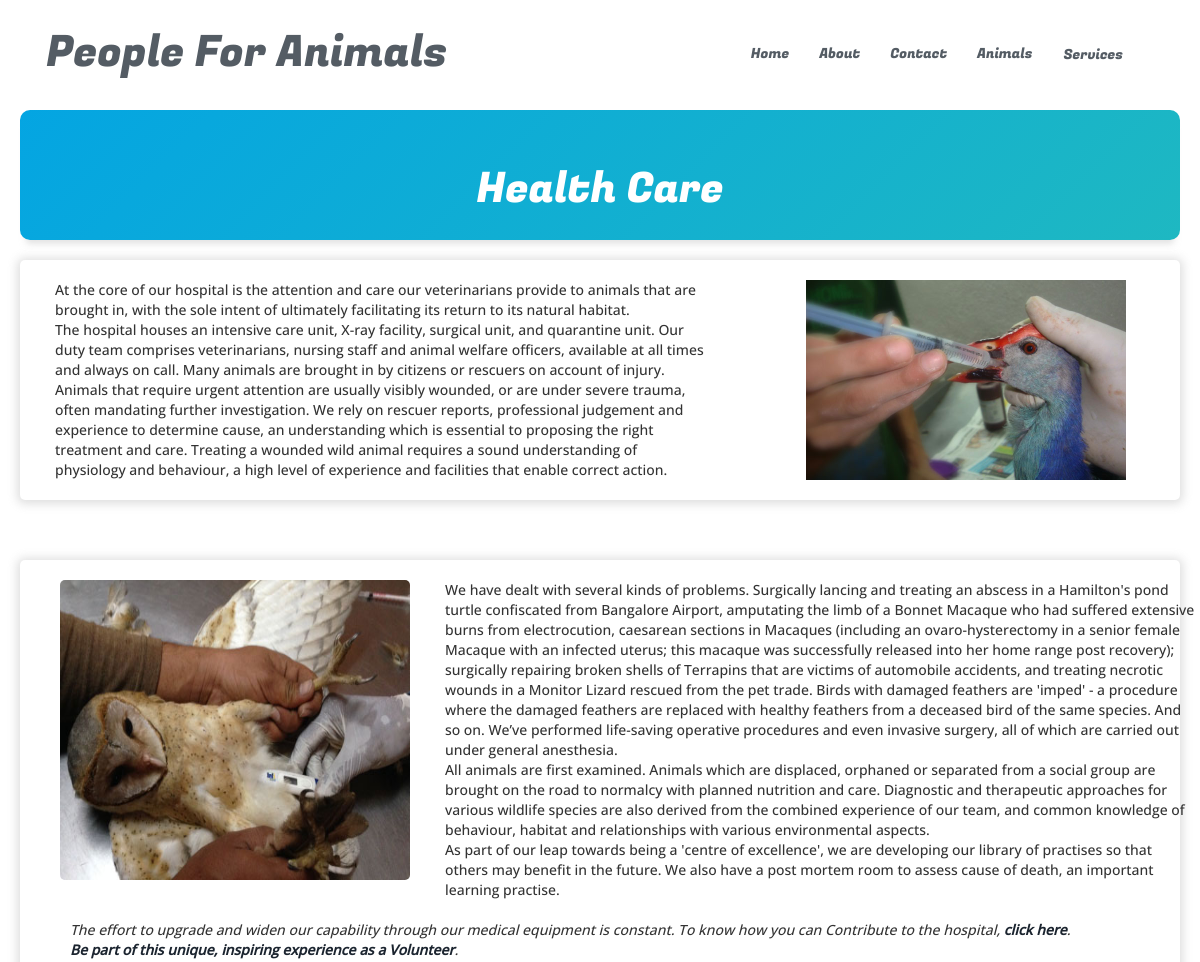
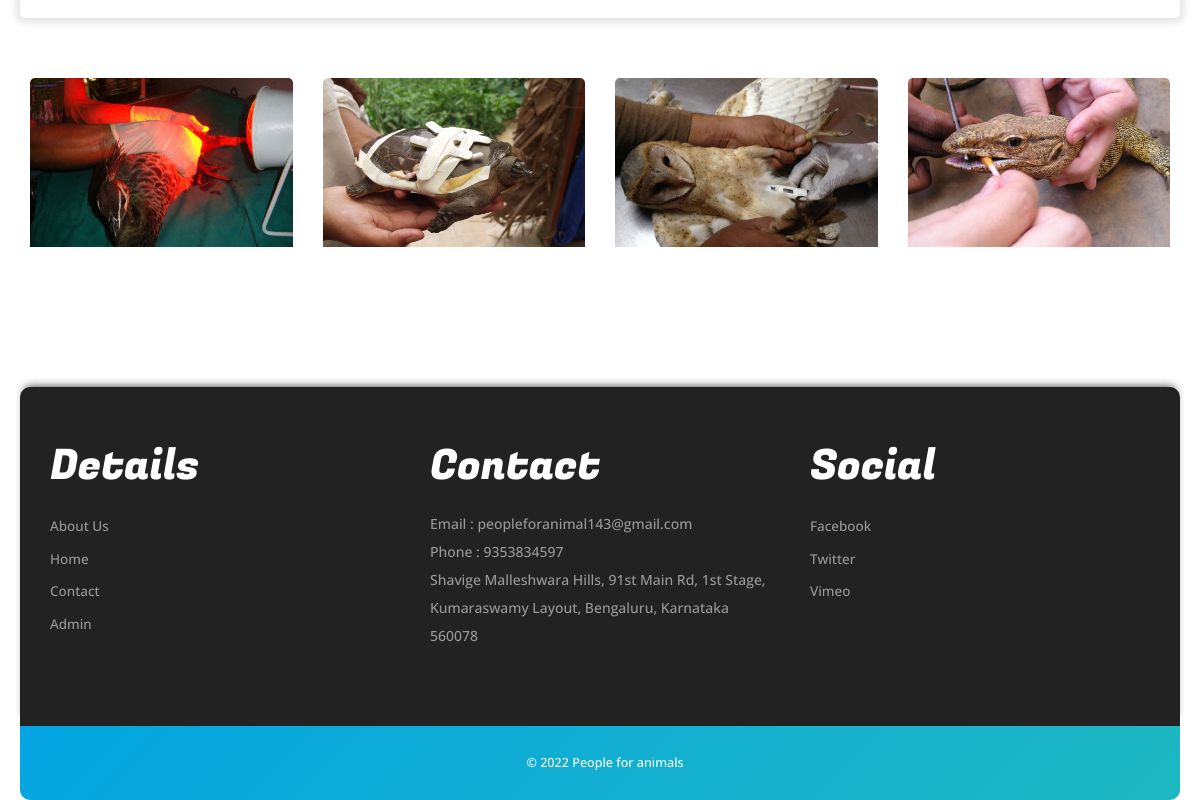
The page /health-care.php on the database its author committed (2 pictures, top to bottom).
### tables this page shows
CREATE TABLE `tblpage` (
  `ID` int(10) NOT NULL,
  `PageType` varchar(200) DEFAULT NULL,
  `PageTitle` varchar(200) DEFAULT NULL,
  `PageDescription` mediumtext DEFAULT NULL,
  `Email` varchar(200) DEFAULT NULL,
  `MobileNumber` bigint(10) DEFAULT NULL,
  `UpdationDate` timestamp NULL DEFAULT NULL ON UPDATE current_timestamp()
);

### includes/special.php (the view)
<div class="specials-section">
					<div class="container">
						<div class="specials-grids">
							<div class="col-md-4 specials1">
								<h3> details</h3>
								<ul>
									<li><a href="about.php">About Us</a></li>
									<li><a href="index.php">Home</a></li>
									<li><a href="contact.php">Contact</a></li>
									<li><a href="admin/index.php">Admin</a></li>
								</ul>
							</div>
							<div class="col-md-4 specials1">
								<h3>contact</h3>
								<?php
 $query=mysqli_query($con,"select * from  tblpage where PageType='contactus'");
 while ($row=mysqli_fetch_array($query)) {
 ?>
								<address>
									<p>Email : <?php  echo $row['Email'];?></p>
								 <p>Phone : <?php  echo $row['MobileNumber'];?></p>
								 <p><?php  echo $row['PageDescription'];?></p>
								</address><?php } ?>
							</div>
							<div class="col-md-4 specials1">
								<h3>social</h3>
								<ul>
									<li><a href="https://www.facebook.com/">facebook</a></li>
									<li><a href="https://www.twitter.com/">twitter</a></li>
									<li><a href="https://vimeo.com/">vimeo</a></li>
								</ul>
							</div>
							<div class="clearfix"></div>
						</div>
					</div>
				</div>

### css/style.css (style rules this page uses)
body a { transition:0.5s all; -webkit-transition:0.5s all; -moz-transition:0.5s all; -o-transition:0.5s all; -ms-transition:0.5s all; }
h1,h2,h3,h4,h5,h6 { padding:0 0; margin:0 0; }
p { padding:0 0; margin:0 0; }
ul { padding:0 0; margin:0 0; }
body { padding:0 0; margin:0 0; font-family: 'OpenSans-Regular'; }
.specials-section { padding: 4em 0; background: #222; margin: 0px 20px; border-radius: 10px 10px 0 0; box-shadow: 0 -5px 10px -5px #333; }
.specials-section h3 { font-size: 3em; text-transform: capitalize; font-family: 'FugazOne-Regular'; color: #fff; margin-bottom: 0.5em; }
.specials1 p { font-size: 1em; line-height: 2em; color: #999; }
.specials1 ul li { list-style-type: none; padding: 0.3em 0; }
.specials1 ul li a { font-size: 0.965em; text-decoration: none; line-height: 1.8em; color: #999; list-style: none; text-transform: capitalize; }

### rows shown on the page
tblpage: Email "peopleforanimal143@gmail.com", MobileNumber "9353834597", PageDescription "Shavige Malleshwara Hills, 91st Main Rd, 1st Stage, Kumaraswamy Layout, Bengaluru, Karnataka 560078"
